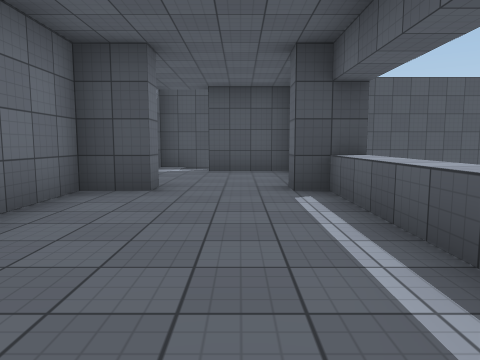
view 1 (above)

23 first-person views from a walk through a scene from a Unity 3-D project. The camera is 1.3 m above the floor, tilts 6° down and sees 70° across. The floor is counted in squares, 2 m on a side. Each view is taken from the middle of a square. On the plan, view 1 faces up. The plan holds only what a view shows up to about 10 squares ahead; the rest is blank. The place goes on beyond the plan. The player character is not drawn. Door leaves are left out, so doorways stand open. Surface patterns are stand-ins for the level's own textures.

view 2
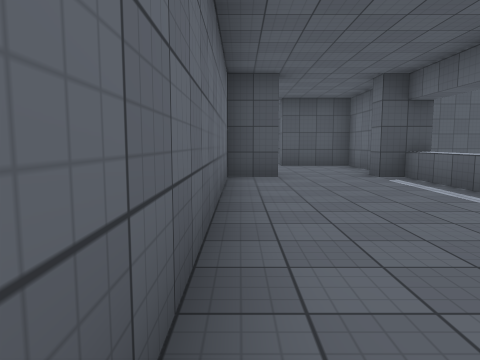

view 3
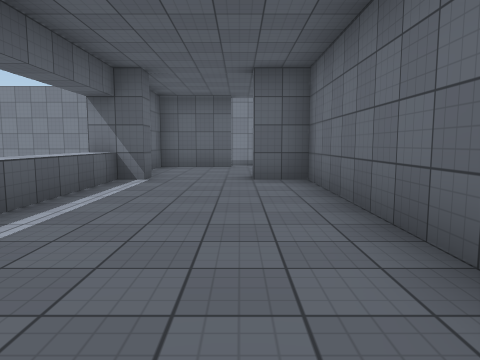

view 4
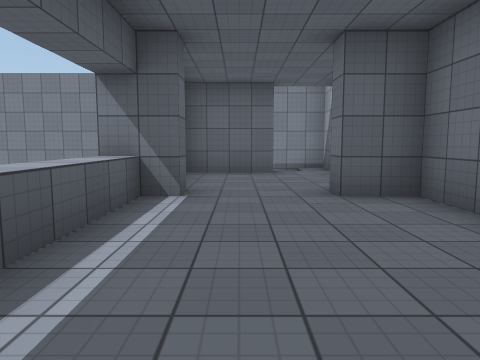

view 5
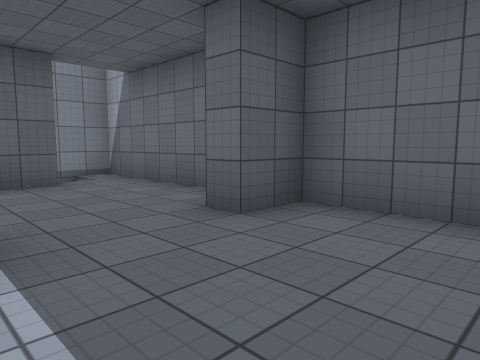

view 6
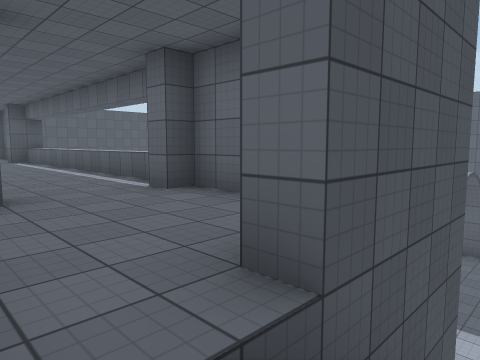

view 7
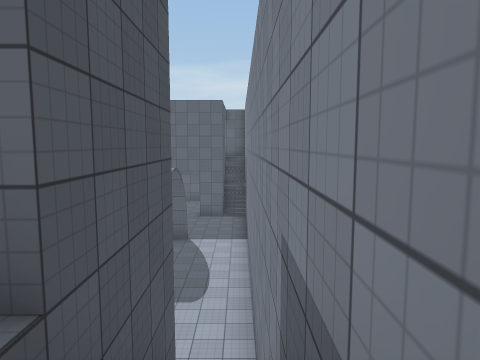

view 8
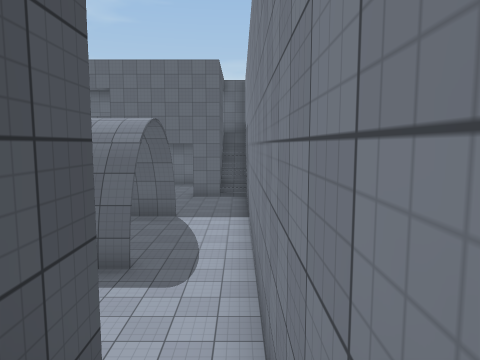

view 9
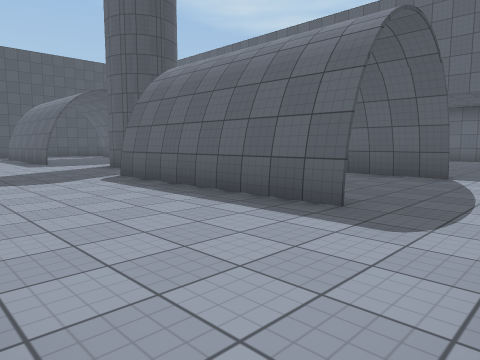

view 10
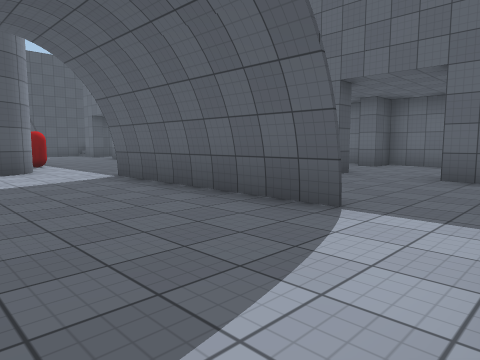

view 11
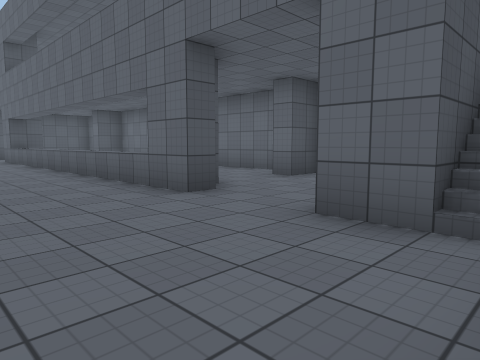

view 12
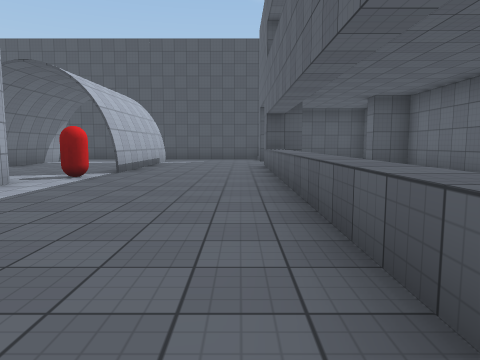

view 13
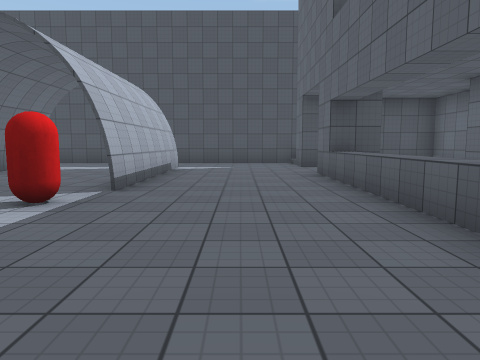

view 14
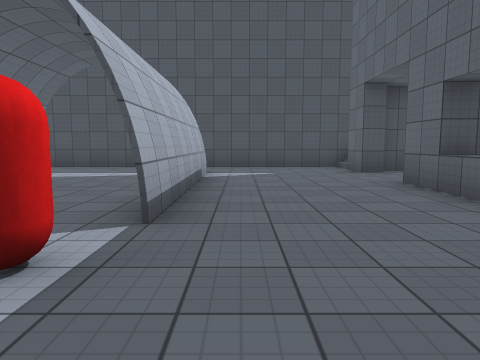

view 15
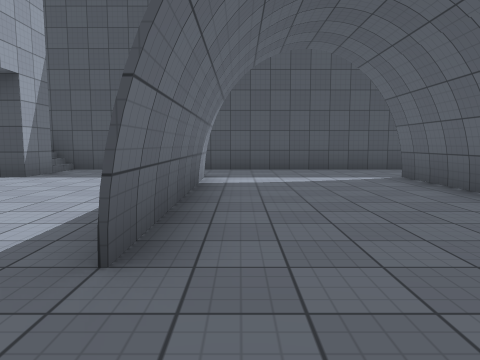

view 16
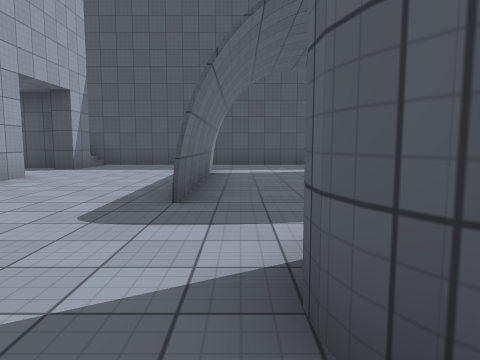

view 17
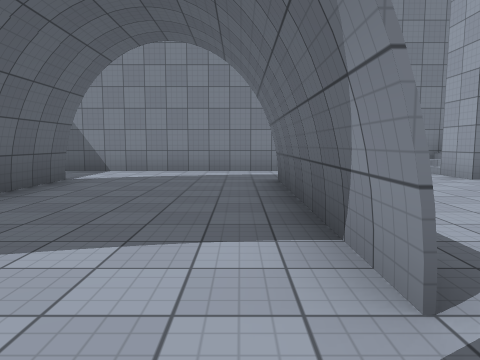

view 18
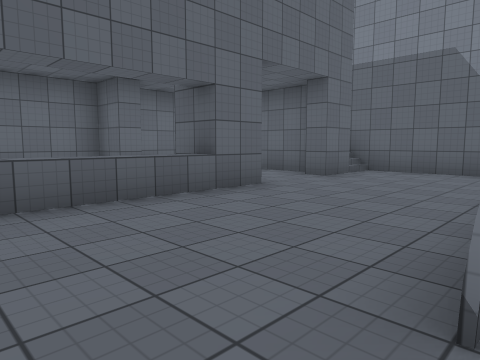

view 19
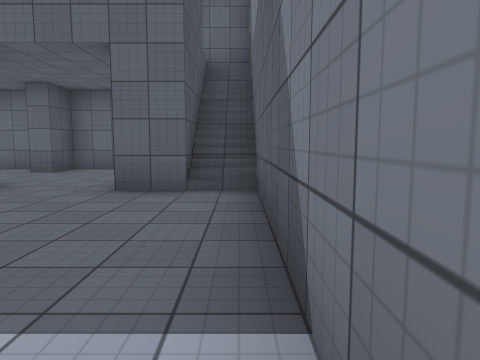

view 20
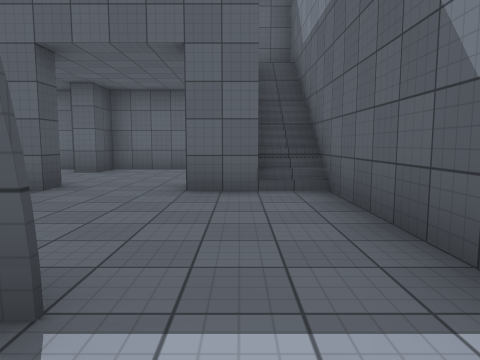

view 21
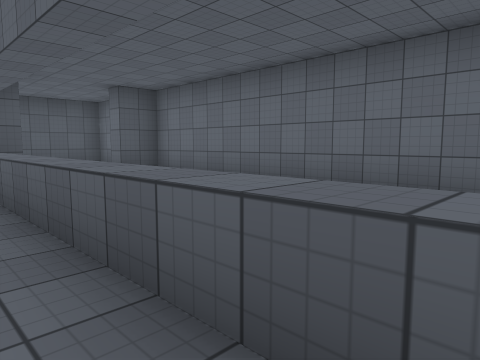

view 22
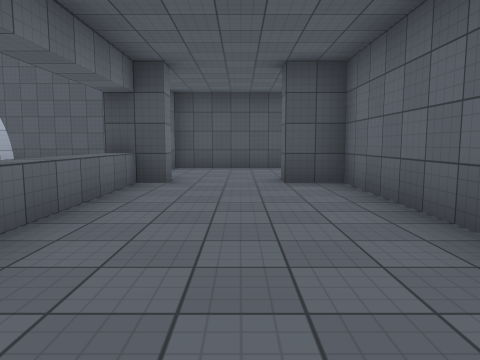

view 23
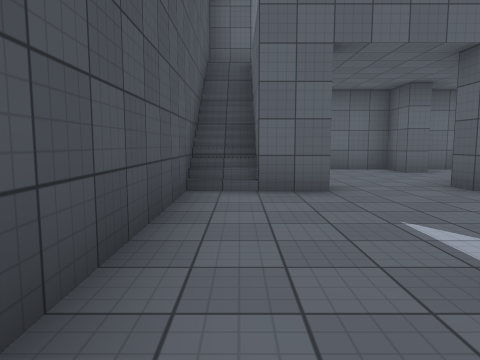

### Floor plan
Key: @ floor where view 1 was taken; # wall or solid block; x gap in a wall; . main floor; : floor 5 m higher than the main floor; / step, stairs or slope; D open door; ^ raised ledge; C red capsule.
Columns run from 3 left of view 1 to 17 right of it. Each row starts with its distance up from view 1.
 10  ####################
  9  DD  ...........///DD
  8  DD##...........##/DD
  7  :::DD..#...#...D...#
  6   ::DD..#...#...D...#
  5 ##DD#...#...#...#DD##
  4 #::::...#...#...^...#
  3 #:::: ..#...x...^...#
  2 #::::  .....C...^...#
  1 #::::  ...##....^...#
  0 #::@:  ...##....^...#
 -1 #:::: ..........^ . #
 -2 #:::: ..........^  .#
 -3 #:::: ..#...#...^ ..#
 -4 #:DD: ..#...#...^DD.#
 -5 ##DD# ..#...#...#DD##
 -6 #:::DD..#...#...D...#
 -7 #:::DD..#...#...D...#
 -8 #DD##...........###DD
 -9 #:///...........////#
-10 #####################

Where each view was taken, in squares from view 1:
view 1: 0 up, 0 right, facing up
view 2: 2 down, 2 left, facing up
view 3: 2 up, 1 left, facing down
view 4: 0 up, 0 right, facing down
view 5: 2 down, 1 right, facing down-left
view 6: 9 down, 2 left, facing up-right
view 7: 9 down, 2 left, facing right
view 8: 9 down, 0 right, facing right
view 9: 9 down, 2 right, facing up-right
view 10: 9 down, 6 right, facing up-right
view 11: 9 down, 10 right, facing up-right
view 12: 5 down, 12 right, facing up
view 13: 2 down, 11 right, facing up
view 14: 0 up, 10 right, facing up
view 15: 1 up, 6 right, facing up
view 16: 1 down, 6 right, facing up
view 17: 1 down, 6 right, facing down
view 18: 1 down, 9 right, facing down-right
view 19: 9 down, 8 right, facing right
view 20: 8 down, 8 right, facing right
view 21: 3 down, 12 right, facing up-right
view 22: 1 down, 15 right, facing up
view 23: 9 up, 8 right, facing right
